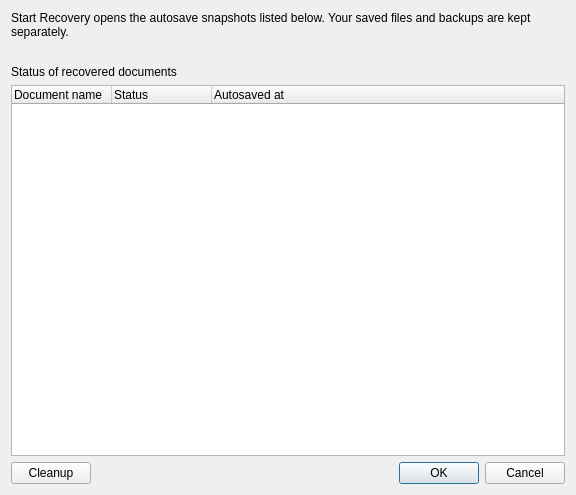
<?xml version="1.0" encoding="UTF-8"?>
<ui version="4.0">
 <class>Gui::Dialog::DocumentRecovery</class>
 <widget class="QDialog" name="Gui::Dialog::DocumentRecovery">
  <property name="geometry">
   <rect>
    <x>0</x>
    <y>0</y>
    <width>576</width>
    <height>495</height>
   </rect>
  </property>
  <property name="windowTitle">
   <string>Document Recovery</string>
  </property>
  <layout class="QGridLayout" name="gridLayout">
   <item row="0" column="0" colspan="2">
    <widget class="QLabel" name="label">
     <property name="text">
      <string>Start Recovery opens the autosave snapshots listed below. Your saved files and backups are kept separately.</string>
     </property>
     <property name="wordWrap">
      <bool>true</bool>
     </property>
    </widget>
   </item>
   <item row="4" column="1">
    <widget class="QDialogButtonBox" name="buttonBox">
     <property name="orientation">
      <enum>Qt::Orientation::Horizontal</enum>
     </property>
     <property name="standardButtons">
      <set>QDialogButtonBox::StandardButton::Cancel|QDialogButtonBox::StandardButton::Ok</set>
     </property>
    </widget>
   </item>
   <item row="4" column="0">
    <widget class="QPushButton" name="buttonCleanup">
     <property name="enabled">
      <bool>true</bool>
     </property>
     <property name="text">
      <string>Cleanup</string>
     </property>
    </widget>
   </item>
   <item row="2" column="0" colspan="2">
    <widget class="QLabel" name="label_2">
     <property name="text">
      <string>Status of recovered documents</string>
     </property>
    </widget>
   </item>
   <item row="3" column="0" colspan="2">
    <widget class="QTreeWidget" name="treeWidget">
     <property name="selectionMode">
      <enum>QAbstractItemView::SelectionMode::ExtendedSelection</enum>
     </property>
     <column>
      <property name="text">
       <string>Document name</string>
      </property>
     </column>
     <column>
      <property name="text">
       <string>Status</string>
      </property>
     </column>
     <column>
      <property name="text">
       <string>Autosaved at</string>
      </property>
     </column>
    </widget>
   </item>
   <item row="1" column="0">
    <spacer name="verticalSpacer">
     <property name="orientation">
      <enum>Qt::Orientation::Vertical</enum>
     </property>
     <property name="sizeType">
      <enum>QSizePolicy::Policy::Fixed</enum>
     </property>
     <property name="sizeHint" stdset="0">
      <size>
       <width>20</width>
       <height>20</height>
      </size>
     </property>
    </spacer>
   </item>
  </layout>
 </widget>
 <resources/>
 <connections>
  <connection>
   <sender>buttonBox</sender>
   <signal>accepted()</signal>
   <receiver>Gui::Dialog::DocumentRecovery</receiver>
   <slot>accept()</slot>
   <hints>
    <hint type="sourcelabel">
     <x>248</x>
     <y>254</y>
    </hint>
    <hint type="destinationlabel">
     <x>157</x>
     <y>274</y>
    </hint>
   </hints>
  </connection>
  <connection>
   <sender>buttonBox</sender>
   <signal>rejected()</signal>
   <receiver>Gui::Dialog::DocumentRecovery</receiver>
   <slot>reject()</slot>
   <hints>
    <hint type="sourcelabel">
     <x>316</x>
     <y>260</y>
    </hint>
    <hint type="destinationlabel">
     <x>286</x>
     <y>274</y>
    </hint>
   </hints>
  </connection>
 </connections>
</ui>
